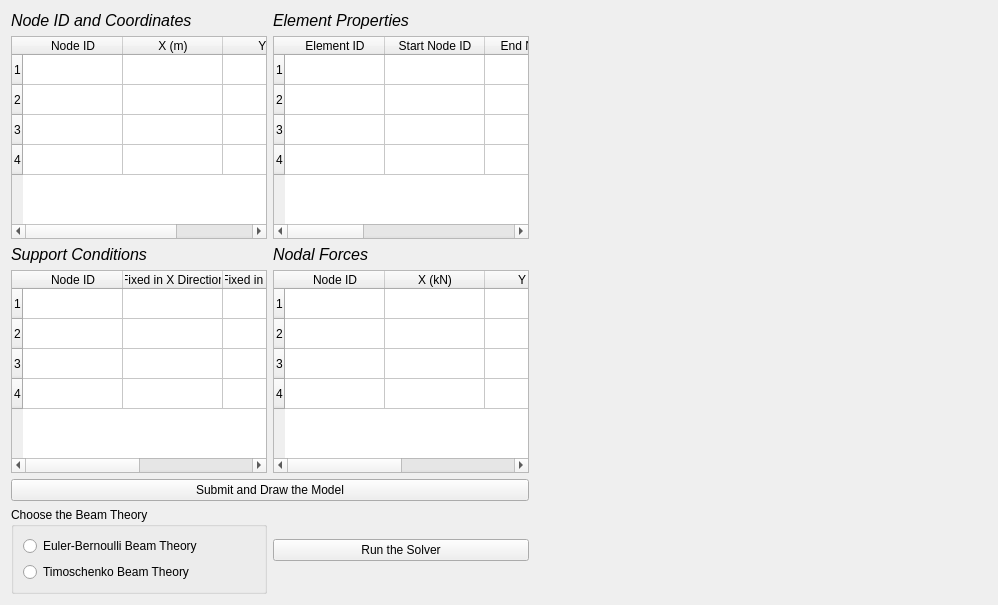
<?xml version="1.0" encoding="UTF-8"?>
<ui version="4.0">
 <class>Form_MainPropertiesWindow</class>
 <widget class="QWidget" name="Form_MainPropertiesWindow">
  <property name="geometry">
   <rect>
    <x>0</x>
    <y>0</y>
    <width>998</width>
    <height>605</height>
   </rect>
  </property>
  <property name="windowTitle">
   <string>Main Frame Properties</string>
  </property>
  <layout class="QHBoxLayout" name="horizontalLayout_6">
   <item>
    <layout class="QHBoxLayout" name="horizontalLayout_5">
     <item>
      <layout class="QHBoxLayout" name="horizontalLayout_4">
       <item>
        <layout class="QHBoxLayout" name="horizontalLayout_3">
         <item>
          <layout class="QVBoxLayout" name="verticalLayout_7">
           <item>
            <layout class="QVBoxLayout" name="verticalLayout_5">
             <item>
              <layout class="QGridLayout" name="gridLayout">
               <item row="0" column="0">
                <layout class="QVBoxLayout" name="verticalLayout">
                 <item>
                  <widget class="QLabel" name="label_Node">
                   <property name="font">
                    <font>
                     <family>Arial</family>
                     <pointsize>12</pointsize>
                     <italic>true</italic>
                    </font>
                   </property>
                   <property name="text">
                    <string>Node ID and Coordinates</string>
                   </property>
                  </widget>
                 </item>
                 <item>
                  <widget class="QTableWidget" name="table_NodeProperties">
                   <property name="rowCount">
                    <number>4</number>
                   </property>
                   <property name="columnCount">
                    <number>3</number>
                   </property>
                   <row/>
                   <row/>
                   <row/>
                   <row/>
                   <column>
                    <property name="text">
                     <string>Node ID</string>
                    </property>
                   </column>
                   <column>
                    <property name="text">
                     <string>X (m)</string>
                    </property>
                   </column>
                   <column>
                    <property name="text">
                     <string>Y (m)</string>
                    </property>
                   </column>
                  </widget>
                 </item>
                </layout>
               </item>
               <item row="0" column="1">
                <layout class="QVBoxLayout" name="verticalLayout_2">
                 <item>
                  <widget class="QLabel" name="label_Element">
                   <property name="font">
                    <font>
                     <family>Arial</family>
                     <pointsize>12</pointsize>
                     <italic>true</italic>
                    </font>
                   </property>
                   <property name="text">
                    <string>Element Properties</string>
                   </property>
                  </widget>
                 </item>
                 <item>
                  <widget class="QTableWidget" name="table_ElementProperties">
                   <property name="rowCount">
                    <number>4</number>
                   </property>
                   <property name="columnCount">
                    <number>6</number>
                   </property>
                   <row/>
                   <row/>
                   <row/>
                   <row/>
                   <column>
                    <property name="text">
                     <string>Element ID</string>
                    </property>
                   </column>
                   <column>
                    <property name="text">
                     <string>Start Node ID</string>
                    </property>
                   </column>
                   <column>
                    <property name="text">
                     <string>End Node ID</string>
                    </property>
                   </column>
                   <column>
                    <property name="text">
                     <string>Cross Sectional Area (m_{^2})</string>
                    </property>
                   </column>
                   <column>
                    <property name="text">
                     <string>Moment of Inertia (m_{^4})</string>
                    </property>
                   </column>
                   <column>
                    <property name="text">
                     <string>Elastic Modulus (MPa)</string>
                    </property>
                   </column>
                  </widget>
                 </item>
                </layout>
               </item>
               <item row="1" column="0">
                <layout class="QVBoxLayout" name="verticalLayout_3">
                 <item>
                  <widget class="QLabel" name="label_Support_2">
                   <property name="font">
                    <font>
                     <family>Arial</family>
                     <pointsize>12</pointsize>
                     <italic>true</italic>
                    </font>
                   </property>
                   <property name="text">
                    <string>Support Conditions</string>
                   </property>
                  </widget>
                 </item>
                 <item>
                  <widget class="QTableWidget" name="table_SupportProperties">
                   <property name="inputMethodHints">
                    <set>Qt::ImhNone</set>
                   </property>
                   <property name="sizeAdjustPolicy">
                    <enum>QAbstractScrollArea::AdjustIgnored</enum>
                   </property>
                   <property name="textElideMode">
                    <enum>Qt::ElideLeft</enum>
                   </property>
                   <property name="horizontalScrollMode">
                    <enum>QAbstractItemView::ScrollPerItem</enum>
                   </property>
                   <property name="rowCount">
                    <number>4</number>
                   </property>
                   <property name="columnCount">
                    <number>4</number>
                   </property>
                   <row/>
                   <row/>
                   <row/>
                   <row/>
                   <column>
                    <property name="text">
                     <string>Node ID</string>
                    </property>
                   </column>
                   <column>
                    <property name="text">
                     <string>Fixed in X Direction</string>
                    </property>
                   </column>
                   <column>
                    <property name="text">
                     <string>Fixed in Y Direction</string>
                    </property>
                   </column>
                   <column>
                    <property name="text">
                     <string>Fixed in Rotation</string>
                    </property>
                   </column>
                  </widget>
                 </item>
                </layout>
               </item>
               <item row="1" column="1">
                <layout class="QVBoxLayout" name="verticalLayout_4">
                 <item>
                  <widget class="QLabel" name="label_Force">
                   <property name="font">
                    <font>
                     <family>Arial</family>
                     <pointsize>12</pointsize>
                     <italic>true</italic>
                    </font>
                   </property>
                   <property name="text">
                    <string>Nodal Forces</string>
                   </property>
                  </widget>
                 </item>
                 <item>
                  <widget class="QTableWidget" name="table_ForceProperties">
                   <property name="rowCount">
                    <number>4</number>
                   </property>
                   <property name="columnCount">
                    <number>4</number>
                   </property>
                   <row/>
                   <row/>
                   <row/>
                   <row/>
                   <column>
                    <property name="text">
                     <string>Node ID</string>
                    </property>
                   </column>
                   <column>
                    <property name="text">
                     <string>X (kN)</string>
                    </property>
                   </column>
                   <column>
                    <property name="text">
                     <string>Y (kN)</string>
                    </property>
                   </column>
                   <column>
                    <property name="text">
                     <string>M (kNm)</string>
                    </property>
                   </column>
                  </widget>
                 </item>
                </layout>
               </item>
              </layout>
             </item>
             <item>
              <widget class="QPushButton" name="button_Draw">
               <property name="text">
                <string>Submit and Draw the Model</string>
               </property>
              </widget>
             </item>
            </layout>
           </item>
           <item>
            <layout class="QHBoxLayout" name="horizontalLayout_2">
             <item>
              <layout class="QHBoxLayout" name="horizontalLayout">
               <item>
                <widget class="QGroupBox" name="groupBox">
                 <property name="title">
                  <string>Choose the Beam Theory</string>
                 </property>
                 <layout class="QVBoxLayout" name="verticalLayout_6">
                  <item>
                   <widget class="QRadioButton" name="radiobutton_Euler">
                    <property name="text">
                     <string>Euler-Bernoulli Beam Theory</string>
                    </property>
                   </widget>
                  </item>
                  <item>
                   <widget class="QRadioButton" name="radioButton_Timoschenko">
                    <property name="text">
                     <string>Timoschenko Beam Theory </string>
                    </property>
                   </widget>
                  </item>
                 </layout>
                </widget>
               </item>
              </layout>
             </item>
             <item>
              <widget class="QPushButton" name="button_RunSolver">
               <property name="text">
                <string>Run the Solver</string>
               </property>
              </widget>
             </item>
            </layout>
           </item>
          </layout>
         </item>
        </layout>
       </item>
      </layout>
     </item>
    </layout>
   </item>
   <item>
    <widget class="QWidget" name="widget_DrawingArea" native="true">
     <property name="sizePolicy">
      <sizepolicy hsizetype="Expanding" vsizetype="Expanding">
       <horstretch>0</horstretch>
       <verstretch>0</verstretch>
      </sizepolicy>
     </property>
     <property name="autoFillBackground">
      <bool>true</bool>
     </property>
    </widget>
   </item>
  </layout>
 </widget>
 <resources/>
 <connections/>
</ui>
